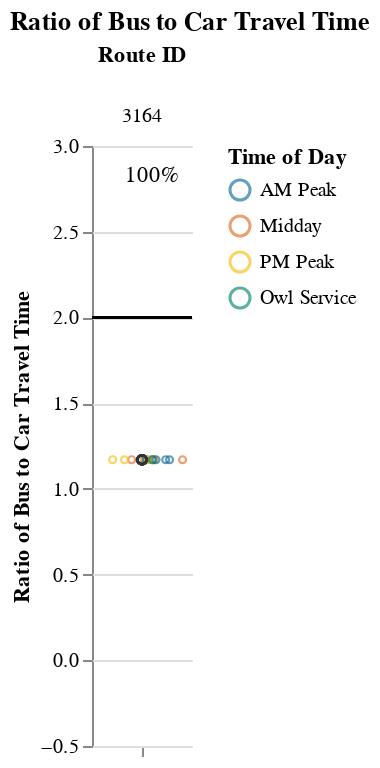
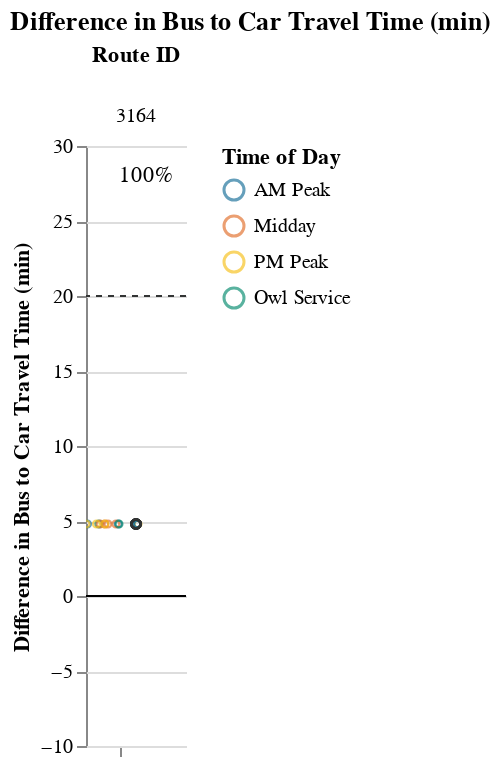

Notebook cell for these charts, in order:
### Markdown cell above
## Viable Competitive Routes
### Short Routes (< 1 hr)

### Code cell
# Allow for possibility that operator doesn't have routes that fall into certain route_groups
# But, jupyterbook will not like markdown with f-string
# separate out route_group and put in each cell, and use try/except + if to display...
# but all 3 route groups must be displayed. just add sentence about why no routes were returned at the end
route_group = "short"
try:
    display_charts_for_route_group(df, route_group)
except:
    print("No routes meet this criteria.")

### Figure 1 — Vega-Lite specification as saved in the notebook (floating-point values rounded to 4 significant figures)
{"config": {"view": {"continuousWidth": 400, "continuousHeight": 300, "stroke": null}, "facet": {"spacing": 0}}, "data": {"name": "data-ae1a4fd25173056360074637636f8be4"}, "facet": {"column": {"field": "route_id", "sort": ["3164"], "title": "Route ID", "type": "nominal"}}, "spec": {"layer": [{"mark": "rule", "encoding": {"color": {"value": "black"}, "y": {"field": "cutoff", "type": "quantitative"}}, "selection": {"selector001": {"type": "interval", "bind": "scales", "encodings": ["x", "y"]}}}, {"mark": {"type": "point", "opacity": 0.65, "size": 12, "strokeWidth": 1.1}, "encoding": {"color": {"field": "time_of_day", "scale": {"range": ["#136C97", "#E16B26", "#F6BF16", "#00896B", "#7790A3", "#5B559C"]}, "sort": ["AM Peak", "Midday", "PM Peak", "Owl Service"], "title": "Time of Day", "type": "nominal"}, "tooltip": [{"field": "route_id", "type": "nominal"}, {"field": "route_name", "type": "nominal"}, {"field": "trip_id", "type": "nominal"}, {"field": "service_hours", "type": "quantitative"}, {"field": "car_duration_hours", "type": "quantitative"}, {"field": "bus_multiplier", "type": "quantitative"}, {"field": "bus_difference", "type": "quantitative"}, {"field": "num_trips", "type": "quantitative"}, {"field": "num_competitive", "type": "quantitative"}, {"field": "pct_trips_competitive", "type": "quantitative"}, {"field": "p25", "type": "quantitative"}, {"field": "p50", "type": "quantitative"}, {"field": "p75", "type": "quantitative"}], "x": {"axis": {"grid": false, "labels": false, "ticks": true, "values": [0]}, "field": "jitter", "scale": {}, "title": null, "type": "quantitative"}, "y": {"field": "bus_multiplier", "scale": {"domain": [-0.25, 3.0]}, "title": "Ratio of Bus to Car Travel Time", "type": "quantitative"}}, "transform": [{"calculate": "sqrt(-2*log(random()))*cos(2*PI*random())", "as": "jitter"}], "width": 50}, {"layer": [{"mark": {"type": "point", "opacity": 0.6, "size": 20, "strokeWidth": 1.3}, "encoding": {"color": {"value": "#323434"}, "y": {"field": "bus_multiplier", "type": "quantitative"}}, "transform": [{"filter": "(datum.p50_trip === 1)"}]}, {"mark": {"type": "text", "align": "center", "baseline": "middle"}, "encoding": {"color": {"value": "black"}, "text": {"field": "pct_trips_competitive", "format": ".0%", "type": "quantitative"}, "tooltip": [{"field": "route_id", "type": "nominal"}, {"field": "route_name", "type": "nominal"}, {"field": "trip_id", "type": "nominal"}, {"field": "service_hours", "type": "quantitative"}, {"field": "car_duration_hours", "type": "quantitative"}, {"field": "bus_multiplier", "type": "quantitative"}, {"field": "bus_difference", "type": "quantitative"}, {"field": "num_trips", "type": "quantitative"}, {"field": "num_competitive", "type": "quantitative"}, {"field": "pct_trips_competitive", "type": "quantitative"}, {"field": "p25", "type": "quantitative"}, {"field": "p50", "type": "quantitative"}, {"field": "p75", "type": "quantitative"}], "x": {"value": 30}, "y": {"value": 15}}, "transform": [{"calculate": "sqrt(-2*log(random()))*cos(2*PI*random())", "as": "jitter"}, {"filter": "(datum.fastest_trip === 1)"}]}]}]}, "resolve": {"scale": {"y": "shared"}}, "title": "Ratio of Bus to Car Travel Time", "$schema": "https://vega.github.io/schema/vega-lite/v4.17.0.json", "datasets": {"data-ae1a4fd25173056360074637636f8be4": [{"calitp_itp_id": 45, "trip_key": 6318246185118805377, "trip_id": "402-1", "shape_id": "13903", "route_id": "3164", "service_hours": 0.55, "trip_first_departure_ts": 23400, "trip_last_arrival_ts": 25380, "departure_hour": 6, "time_of_day": "Owl Service", "p25": 0.55, "p50": 0.55, "p75": 0.55, "p50_trip": 1, "fastest_trip": 0, "car_duration_hours": 0.47, "competitive_route": 1, "bus_multiplier": 1.17, "bus_difference": 4.8, "num_trips": 15, "num_competitive": 15, "pct_trips_competitive": 1.0, "bus_difference_spread": 0.0, "route_group": "short", "max_trip_hrs": 0.55, "max_trip_route_group": 0.55, "below_cutoff": 15, "pct_below_cutoff": 1.0, "name": "City of Burbank", "caltrans_district": "07 - Los Angeles", "drmt_organization_name": null, "route_name": "Noho To Media", "cutoff2": 20, "cutoff": 2}, {"calitp_itp_id": 45, "trip_key": -7853289907812336092, "trip_id": "451-1", "shape_id": "13903", "route_id": "3164", "service_hours": 0.55, "trip_first_departure_ts": 54000, "trip_last_arrival_ts": 55980, "departure_hour": 15, "time_of_day": "Midday", "p25": 0.55, "p50": 0.55, "p75": 0.55, "p50_trip": 1, "fastest_trip": 0, "car_duration_hours": 0.47, "competitive_route": 1, "bus_multiplier": 1.17, "bus_difference": 4.8, "num_trips": 15, "num_competitive": 15, "pct_trips_competitive": 1.0, "bus_difference_spread": 0.0, "route_group": "short", "max_trip_hrs": 0.55, "max_trip_route_group": 0.55, "below_cutoff": 15, "pct_below_cutoff": 1.0, "name": "City of Burbank", "caltrans_district": "07 - Los Angeles", "drmt_organization_name": null, "route_name": "Noho To Media", "cutoff2": 20, "cutoff": 2}, {"calitp_itp_id": 45, "trip_key": 1689551807670669501, "trip_id": "401-2", "shape_id": "13903", "route_id": "3164", "service_hours": 0.55, "trip_first_departure_ts": 25200, "trip_last_arrival_ts": 27180, "departure_hour": 7, "time_of_day": "AM Peak", "p25": 0.55, "p50": 0.55, "p75": 0.55, "p50_trip": 1, "fastest_trip": 0, "car_duration_hours": 0.47, "competitive_route": 1, "bus_multiplier": 1.17, "bus_difference": 4.8, "num_trips": 15, "num_competitive": 15, "pct_trips_competitive": 1.0, "bus_difference_spread": 0.0, "route_group": "short", "max_trip_hrs": 0.55, "max_trip_route_group": 0.55, "below_cutoff": 15, "pct_below_cutoff": 1.0, "name": "City of Burbank", "caltrans_district": "07 - Los Angeles", "drmt_organization_name": null, "route_name": "Noho To Media", "cutoff2": 20, "cutoff": 2}, {"calitp_itp_id": 45, "trip_key": 9040775932521604768, "trip_id": "401-3", "shape_id": "13903", "route_id": "3164", "service_hours": 0.55, "trip_first_departure_ts": 28800, "trip_last_arrival_ts": 30780, "departure_hour": 8, "time_of_day": "AM Peak", "p25": 0.55, "p50": 0.55, "p75": 0.55, "p50_trip": 1, "fastest_trip": 0, "car_duration_hours": 0.47, "competitive_route": 1, "bus_multiplier": 1.17, "bus_difference": 4.8, "num_trips": 15, "num_competitive": 15, "pct_trips_competitive": 1.0, "bus_difference_spread": 0.0, "route_group": "short", "max_trip_hrs": 0.55, "max_trip_route_group": 0.55, "below_cutoff": 15, "pct_below_cutoff": 1.0, "name": "City of Burbank", "caltrans_district": "07 - Los Angeles", "drmt_organization_name": null, "route_name": "Noho To Media", "cutoff2": 20, "cutoff": 2}, {"calitp_itp_id": 45, "trip_key": 1360733760580777787, "trip_id": "451-4", "shape_id": "13903", "route_id": "3164", "service_hours": 0.55, "trip_first_departure_ts": 64800, "trip_last_arrival_ts": 66780, "departure_hour": 18, "time_of_day": "PM Peak", "p25": 0.55, "p50": 0.55, "p75": 0.55, "p50_trip": 1, "fastest_trip": 1, "car_duration_hours": 0.47, "competitive_route": 1, "bus_multiplier": 1.17, "bus_difference": 4.8, "num_trips": 15, "num_competitive": 15, "pct_trips_competitive": 1.0, "bus_difference_spread": 0.0, "route_group": "short", "max_trip_hrs": 0.55, "max_trip_route_group": 0.55, "below_cutoff": 15, "pct_below_cutoff": 1.0, "name": "City of Burbank", "caltrans_district": "07 - Los Angeles", "drmt_organization_name": null, "route_name": "Noho To Media", "cutoff2": 20, "cutoff": 2}, {"calitp_itp_id": 45, "trip_key": 3734137046075893755, "trip_id": "402-2", "shape_id": "13903", "route_id": "3164", "service_hours": 0.55, "trip_first_departure_ts": 27000, "trip_last_arrival_ts": 28980, "departure_hour": 7, "time_of_day": "AM Peak", "p25": 0.55, "p50": 0.55, "p75": 0.55, "p50_trip": 1, "fastest_trip": 0, "car_duration_hours": 0.47, "competitive_route": 1, "bus_multiplier": 1.17, "bus_difference": 4.8, "num_trips": 15, "num_competitive": 15, "pct_trips_competitive": 1.0, "bus_difference_spread": 0.0, "route_group": "short", "max_trip_hrs": 0.55, "max_trip_route_group": 0.55, "below_cutoff": 15, "pct_below_cutoff": 1.0, "name": "City of Burbank", "caltrans_district": "07 - Los Angeles", "drmt_organization_name": null, "route_name": "Noho To Media", "cutoff2": 20, "cutoff": 2}, {"calitp_itp_id": 45, "trip_key": 5277074698108374086, "trip_id": "452-3", "shape_id": "13903", "route_id": "3164", "service_hours": 0.55, "trip_first_departure_ts": 63000, "trip_last_arrival_ts": 64980, "departure_hour": 17, "time_of_day": "PM Peak", "p25": 0.55, "p50": 0.55, "p75": 0.55, "p50_trip": 1, "fastest_trip": 0, "car_duration_hours": 0.47, "competitive_route": 1, "bus_multiplier": 1.17, "bus_difference": 4.8, "num_trips": 15, "num_competitive": 15, "pct_trips_competitive": 1.0, "bus_difference_spread": 0.0, "route_group": "short", "max_trip_hrs": 0.55, "max_trip_route_group": 0.55, "below_cutoff": 15, "pct_below_cutoff": 1.0, "name": "City of Burbank", "caltrans_district": "07 - Los Angeles", "drmt_organization_name": null, "route_name": "Noho To Media", "cutoff2": 20, "cutoff": 2}, {"calitp_itp_id": 45, "trip_key": 786329574861499582, "trip_id": "451-2", "shape_id": "13903", "route_id": "3164", "service_hours": 0.55, "trip_first_departure_ts": 57600, "trip_last_arrival_ts": 59580, "departure_hour": 16, "time_of_day": "Midday", "p25": 0.55, "p50": 0.55, "p75": 0.55, "p50_trip": 1, "fastest_trip": 0, "car_duration_hours": 0.47, "competitive_route": 1, "bus_multiplier": 1.17, "bus_difference": 4.8, "num_trips": 15, "num_competitive": 15, "pct_trips_competitive": 1.0, "bus_difference_spread": 0.0, "route_group": "short", "max_trip_hrs": 0.55, "max_trip_route_group": 0.55, "below_cutoff": 15, "pct_below_cutoff": 1.0, "name": "City of Burbank", "caltrans_district": "07 - Los Angeles", "drmt_organization_name": null, "route_name": "Noho To Media", "cutoff2": 20, "cutoff": 2}, {"calitp_itp_id": 45, "trip_key": 4450778079017283900, "trip_id": "401-4", "shape_id": "13903", "route_id": "3164", "service_hours": 0.55, "trip_first_departure_ts": 32400, "trip_last_arrival_ts": 34380, "departure_hour": 9, "time_of_day": "AM Peak", "p25": 0.55, "p50": 0.55, "p75": 0.55, "p50_trip": 1, "fastest_trip": 0, "car_duration_hours": 0.47, "competitive_route": 1, "bus_multiplier": 1.17, "bus_difference": 4.8, "num_trips": 15, "num_competitive": 15, "pct_trips_competitive": 1.0, "bus_difference_spread": 0.0, "route_group": "short", "max_trip_hrs": 0.55, "max_trip_route_group": 0.55, "below_cutoff": 15, "pct_below_cutoff": 1.0, "name": "City of Burbank", "caltrans_district": "07 - Los Angeles", "drmt_organization_name": null, "route_name": "Noho To Media", "cutoff2": 20, "cutoff": 2}, {"calitp_itp_id": 45, "trip_key": -3193598419664960209, "trip_id": "452-2", "shape_id": "13903", "route_id": "3164", "service_hours": 0.55, "trip_first_departure_ts": 59400, "trip_last_arrival_ts": 61380, "departure_hour": 16, "time_of_day": "Midday", "p25": 0.55, "p50": 0.55, "p75": 0.55, "p50_trip": 1, "fastest_trip": 0, "car_duration_hours": 0.47, "competitive_route": 1, "bus_multiplier": 1.17, "bus_difference": 4.8, "num_trips": 15, "num_competitive": 15, "pct_trips_competitive": 1.0, "bus_difference_spread": 0.0, "route_group": "short", "max_trip_hrs": 0.55, "max_trip_route_group": 0.55, "below_cutoff": 15, "pct_below_cutoff": 1.0, "name": "City of Burbank", "caltrans_district": "07 - Los Angeles", "drmt_organization_name": null, "route_name": "Noho To Media", "cutoff2": 20, "cutoff": 2}, {"calitp_itp_id": 45, "trip_key": 5366624671865977670, "trip_id": "451-3", "shape_id": "13903", "route_id": "3164", "service_hours": 0.55, "trip_first_departure_ts": 61200, "trip_last_arrival_ts": 63180, "departure_hour": 17, "time_of_day": "PM Peak", "p25": 0.55, "p50": 0.55, "p75": 0.55, "p50_trip": 1, "fastest_trip": 0, "car_duration_hours": 0.47, "competitive_route": 1, "bus_multiplier": 1.17, "bus_difference": 4.8, "num_trips": 15, "num_competitive": 15, "pct_trips_competitive": 1.0, "bus_difference_spread": 0.0, "route_group": "short", "max_trip_hrs": 0.55, "max_trip_route_group": 0.55, "below_cutoff": 15, "pct_below_cutoff": 1.0, "name": "City of Burbank", "caltrans_district": "07 - Los Angeles", "drmt_organization_name": null, "route_name": "Noho To Media", "cutoff2": 20, "cutoff": 2}, {"calitp_itp_id": 45, "trip_key": -6560600716166031315, "trip_id": "452-4", "shape_id": "13903", "route_id": "3164", "service_hours": 0.55, "trip_first_departure_ts": 66600, "trip_last_arrival_ts": 68580, "departure_hour": 18, "time_of_day": "PM Peak", "p25": 0.55, "p50": 0.55, "p75": 0.55, "p50_trip": 1, "fastest_trip": 0, "car_duration_hours": 0.47, "competitive_route": 1, "bus_multiplier": 1.17, "bus_difference": 4.8, "num_trips": 15, "num_competitive": 15, "pct_trips_competitive": 1.0, "bus_difference_spread": 0.0, "route_group": "short", "max_trip_hrs": 0.55, "max_trip_route_group": 0.55, "below_cutoff": 15, "pct_below_cutoff": 1.0, "name": "City of Burbank", "caltrans_district": "07 - Los Angeles", "drmt_organization_name": null, "route_name": "Noho To Media", "cutoff2": 20, "cutoff": 2}, {"calitp_itp_id": 45, "trip_key": 2467992296948917337, "trip_id": "452-1", "shape_id": "13903", "route_id": "3164", "service_hours": 0.55, "trip_first_departure_ts": 55800, "trip_last_arrival_ts": 57780, "departure_hour": 15, "time_of_day": "Midday", "p25": 0.55, "p50": 0.55, "p75": 0.55, "p50_trip": 1, "fastest_trip": 0, "car_duration_hours": 0.47, "competitive_route": 1, "bus_multiplier": 1.17, "bus_difference": 4.8, "num_trips": 15, "num_competitive": 15, "pct_trips_competitive": 1.0, "bus_difference_spread": 0.0, "route_group": "short", "max_trip_hrs": 0.55, "max_trip_route_group": 0.55, "below_cutoff": 15, "pct_below_cutoff": 1.0, "name": "City of Burbank", "caltrans_district": "07 - Los Angeles", "drmt_organization_name": null, "route_name": "Noho To Media", "cutoff2": 20, "cutoff": 2}, {"calitp_itp_id": 45, "trip_key": 8839944477616273896, "trip_id": "402-3", "shape_id": "13903", "route_id": "3164", "service_hours": 0.55, "trip_first_departure_ts": 30600, "trip_last_arrival_ts": 32580, "departure_hour": 8, "time_of_day": "AM Peak", "p25": 0.55, "p50": 0.55, "p75": 0.55, "p50_trip": 1, "fastest_trip": 0, "car_duration_hours": 0.47, "competitive_route": 1, "bus_multiplier": 1.17, "bus_difference": 4.8, "num_trips": 15, "num_competitive": 15, "pct_trips_competitive": 1.0, "bus_difference_spread": 0.0, "route_group": "short", "max_trip_hrs": 0.55, "max_trip_route_group": 0.55, "below_cutoff": 15, "pct_below_cutoff": 1.0, "name": "City of Burbank", "caltrans_district": "07 - Los Angeles", "drmt_organization_name": null, "route_name": "Noho To Media", "cutoff2": 20, "cutoff": 2}, {"calitp_itp_id": 45, "trip_key": -108266460062539705, "trip_id": "401-1", "shape_id": "13903", "route_id": "3164", "service_hours": 0.55, "trip_first_departure_ts": 21600, "trip_last_arrival_ts": 23580, "departure_hour": 6, "time_of_day": "Owl Service", "p25": 0.55, "p50": 0.55, "p75": 0.55, "p50_trip": 1, "fastest_trip": 0, "car_duration_hours": 0.47, "competitive_route": 1, "bus_multiplier": 1.17, "bus_difference": 4.8, "num_trips": 15, "num_competitive": 15, "pct_trips_competitive": 1.0, "bus_difference_spread": 0.0, "route_group": "short", "max_trip_hrs": 0.55, "max_trip_route_group": 0.55, "below_cutoff": 15, "pct_below_cutoff": 1.0, "name": "City of Burbank", "caltrans_district": "07 - Los Angeles", "drmt_organization_name": null, "route_name": "Noho To Media", "cutoff2": 20, "cutoff": 2}]}}

### Figure 2 — Vega-Lite specification as saved in the notebook (floating-point values rounded to 4 significant figures)
{"config": {"view": {"continuousWidth": 400, "continuousHeight": 300, "stroke": null}, "facet": {"spacing": 0}}, "data": {"name": "data-aaddea0473b1795cef0852033ebec4d6"}, "facet": {"column": {"field": "route_id", "sort": ["3164"], "title": "Route ID", "type": "nominal"}}, "spec": {"layer": [{"mark": "rule", "encoding": {"color": {"value": "black"}, "y": {"field": "cutoff", "type": "quantitative"}}, "selection": {"selector002": {"type": "interval", "bind": "scales", "encodings": ["x", "y"]}}}, {"mark": {"type": "rule", "strokeDash": [3, 3]}, "encoding": {"color": {"value": "#323434"}, "y": {"field": "cutoff2", "type": "quantitative"}}}, {"mark": {"type": "point", "opacity": 0.65, "size": 12, "strokeWidth": 1.1}, "encoding": {"color": {"field": "time_of_day", "scale": {"range": ["#136C97", "#E16B26", "#F6BF16", "#00896B", "#7790A3", "#5B559C"]}, "sort": ["AM Peak", "Midday", "PM Peak", "Owl Service"], "title": "Time of Day", "type": "nominal"}, "tooltip": [{"field": "route_id", "type": "nominal"}, {"field": "route_name", "type": "nominal"}, {"field": "trip_id", "type": "nominal"}, {"field": "service_hours", "type": "quantitative"}, {"field": "car_duration_hours", "type": "quantitative"}, {"field": "bus_multiplier", "type": "quantitative"}, {"field": "bus_difference", "type": "quantitative"}, {"field": "num_trips", "type": "quantitative"}, {"field": "num_competitive", "type": "quantitative"}, {"field": "pct_trips_competitive", "type": "quantitative"}, {"field": "p25", "type": "quantitative"}, {"field": "p50", "type": "quantitative"}, {"field": "p75", "type": "quantitative"}], "x": {"axis": {"grid": false, "labels": false, "ticks": true, "values": [0]}, "field": "jitter", "scale": {}, "title": null, "type": "quantitative"}, "y": {"field": "bus_difference", "scale": {"domain": [-5, 25.0]}, "title": "Difference in Bus to Car Travel Time (min)", "type": "quantitative"}}, "transform": [{"calculate": "sqrt(-2*log(random()))*cos(2*PI*random())", "as": "jitter"}], "width": 50}, {"layer": [{"mark": {"type": "point", "opacity": 0.6, "size": 20, "strokeWidth": 1.3}, "encoding": {"color": {"value": "#323434"}, "y": {"field": "bus_difference", "type": "quantitative"}}, "transform": [{"filter": "(datum.p50_trip === 1)"}]}, {"mark": {"type": "text", "align": "center", "baseline": "middle"}, "encoding": {"color": {"value": "black"}, "text": {"field": "pct_trips_competitive", "format": ".0%", "type": "quantitative"}, "tooltip": [{"field": "route_id", "type": "nominal"}, {"field": "route_name", "type": "nominal"}, {"field": "trip_id", "type": "nominal"}, {"field": "service_hours", "type": "quantitative"}, {"field": "car_duration_hours", "type": "quantitative"}, {"field": "bus_multiplier", "type": "quantitative"}, {"field": "bus_difference", "type": "quantitative"}, {"field": "num_trips", "type": "quantitative"}, {"field": "num_competitive", "type": "quantitative"}, {"field": "pct_trips_competitive", "type": "quantitative"}, {"field": "p25", "type": "quantitative"}, {"field": "p50", "type": "quantitative"}, {"field": "p75", "type": "quantitative"}], "x": {"value": 30}, "y": {"value": 15}}, "transform": [{"calculate": "sqrt(-2*log(random()))*cos(2*PI*random())", "as": "jitter"}, {"filter": "(datum.fastest_trip === 1)"}]}]}]}, "resolve": {"scale": {"y": "shared"}}, "title": "Difference in Bus to Car Travel Time (min)", "$schema": "https://vega.github.io/schema/vega-lite/v4.17.0.json", "datasets": {"data-aaddea0473b1795cef0852033ebec4d6": [{"calitp_itp_id": 45, "trip_key": 6318246185118805377, "trip_id": "402-1", "shape_id": "13903", "route_id": "3164", "service_hours": 0.55, "trip_first_departure_ts": 23400, "trip_last_arrival_ts": 25380, "departure_hour": 6, "time_of_day": "Owl Service", "p25": 0.55, "p50": 0.55, "p75": 0.55, "p50_trip": 1, "fastest_trip": 0, "car_duration_hours": 0.47, "competitive_route": 1, "bus_multiplier": 1.17, "bus_difference": 4.8, "num_trips": 15, "num_competitive": 15, "pct_trips_competitive": 1.0, "bus_difference_spread": 0.0, "route_group": "short", "max_trip_hrs": 0.55, "max_trip_route_group": 0.55, "below_cutoff": 15, "pct_below_cutoff": 1.0, "name": "City of Burbank", "caltrans_district": "07 - Los Angeles", "drmt_organization_name": null, "route_name": "Noho To Media", "cutoff2": 20, "cutoff": 0}, {"calitp_itp_id": 45, "trip_key": -7853289907812336092, "trip_id": "451-1", "shape_id": "13903", "route_id": "3164", "service_hours": 0.55, "trip_first_departure_ts": 54000, "trip_last_arrival_ts": 55980, "departure_hour": 15, "time_of_day": "Midday", "p25": 0.55, "p50": 0.55, "p75": 0.55, "p50_trip": 1, "fastest_trip": 0, "car_duration_hours": 0.47, "competitive_route": 1, "bus_multiplier": 1.17, "bus_difference": 4.8, "num_trips": 15, "num_competitive": 15, "pct_trips_competitive": 1.0, "bus_difference_spread": 0.0, "route_group": "short", "max_trip_hrs": 0.55, "max_trip_route_group": 0.55, "below_cutoff": 15, "pct_below_cutoff": 1.0, "name": "City of Burbank", "caltrans_district": "07 - Los Angeles", "drmt_organization_name": null, "route_name": "Noho To Media", "cutoff2": 20, "cutoff": 0}, {"calitp_itp_id": 45, "trip_key": 1689551807670669501, "trip_id": "401-2", "shape_id": "13903", "route_id": "3164", "service_hours": 0.55, "trip_first_departure_ts": 25200, "trip_last_arrival_ts": 27180, "departure_hour": 7, "time_of_day": "AM Peak", "p25": 0.55, "p50": 0.55, "p75": 0.55, "p50_trip": 1, "fastest_trip": 0, "car_duration_hours": 0.47, "competitive_route": 1, "bus_multiplier": 1.17, "bus_difference": 4.8, "num_trips": 15, "num_competitive": 15, "pct_trips_competitive": 1.0, "bus_difference_spread": 0.0, "route_group": "short", "max_trip_hrs": 0.55, "max_trip_route_group": 0.55, "below_cutoff": 15, "pct_below_cutoff": 1.0, "name": "City of Burbank", "caltrans_district": "07 - Los Angeles", "drmt_organization_name": null, "route_name": "Noho To Media", "cutoff2": 20, "cutoff": 0}, {"calitp_itp_id": 45, "trip_key": 9040775932521604768, "trip_id": "401-3", "shape_id": "13903", "route_id": "3164", "service_hours": 0.55, "trip_first_departure_ts": 28800, "trip_last_arrival_ts": 30780, "departure_hour": 8, "time_of_day": "AM Peak", "p25": 0.55, "p50": 0.55, "p75": 0.55, "p50_trip": 1, "fastest_trip": 0, "car_duration_hours": 0.47, "competitive_route": 1, "bus_multiplier": 1.17, "bus_difference": 4.8, "num_trips": 15, "num_competitive": 15, "pct_trips_competitive": 1.0, "bus_difference_spread": 0.0, "route_group": "short", "max_trip_hrs": 0.55, "max_trip_route_group": 0.55, "below_cutoff": 15, "pct_below_cutoff": 1.0, "name": "City of Burbank", "caltrans_district": "07 - Los Angeles", "drmt_organization_name": null, "route_name": "Noho To Media", "cutoff2": 20, "cutoff": 0}, {"calitp_itp_id": 45, "trip_key": 1360733760580777787, "trip_id": "451-4", "shape_id": "13903", "route_id": "3164", "service_hours": 0.55, "trip_first_departure_ts": 64800, "trip_last_arrival_ts": 66780, "departure_hour": 18, "time_of_day": "PM Peak", "p25": 0.55, "p50": 0.55, "p75": 0.55, "p50_trip": 1, "fastest_trip": 1, "car_duration_hours": 0.47, "competitive_route": 1, "bus_multiplier": 1.17, "bus_difference": 4.8, "num_trips": 15, "num_competitive": 15, "pct_trips_competitive": 1.0, "bus_difference_spread": 0.0, "route_group": "short", "max_trip_hrs": 0.55, "max_trip_route_group": 0.55, "below_cutoff": 15, "pct_below_cutoff": 1.0, "name": "City of Burbank", "caltrans_district": "07 - Los Angeles", "drmt_organization_name": null, "route_name": "Noho To Media", "cutoff2": 20, "cutoff": 0}, {"calitp_itp_id": 45, "trip_key": 3734137046075893755, "trip_id": "402-2", "shape_id": "13903", "route_id": "3164", "service_hours": 0.55, "trip_first_departure_ts": 27000, "trip_last_arrival_ts": 28980, "departure_hour": 7, "time_of_day": "AM Peak", "p25": 0.55, "p50": 0.55, "p75": 0.55, "p50_trip": 1, "fastest_trip": 0, "car_duration_hours": 0.47, "competitive_route": 1, "bus_multiplier": 1.17, "bus_difference": 4.8, "num_trips": 15, "num_competitive": 15, "pct_trips_competitive": 1.0, "bus_difference_spread": 0.0, "route_group": "short", "max_trip_hrs": 0.55, "max_trip_route_group": 0.55, "below_cutoff": 15, "pct_below_cutoff": 1.0, "name": "City of Burbank", "caltrans_district": "07 - Los Angeles", "drmt_organization_name": null, "route_name": "Noho To Media", "cutoff2": 20, "cutoff": 0}, {"calitp_itp_id": 45, "trip_key": 5277074698108374086, "trip_id": "452-3", "shape_id": "13903", "route_id": "3164", "service_hours": 0.55, "trip_first_departure_ts": 63000, "trip_last_arrival_ts": 64980, "departure_hour": 17, "time_of_day": "PM Peak", "p25": 0.55, "p50": 0.55, "p75": 0.55, "p50_trip": 1, "fastest_trip": 0, "car_duration_hours": 0.47, "competitive_route": 1, "bus_multiplier": 1.17, "bus_difference": 4.8, "num_trips": 15, "num_competitive": 15, "pct_trips_competitive": 1.0, "bus_difference_spread": 0.0, "route_group": "short", "max_trip_hrs": 0.55, "max_trip_route_group": 0.55, "below_cutoff": 15, "pct_below_cutoff": 1.0, "name": "City of Burbank", "caltrans_district": "07 - Los Angeles", "drmt_organization_name": null, "route_name": "Noho To Media", "cutoff2": 20, "cutoff": 0}, {"calitp_itp_id": 45, "trip_key": 786329574861499582, "trip_id": "451-2", "shape_id": "13903", "route_id": "3164", "service_hours": 0.55, "trip_first_departure_ts": 57600, "trip_last_arrival_ts": 59580, "departure_hour": 16, "time_of_day": "Midday", "p25": 0.55, "p50": 0.55, "p75": 0.55, "p50_trip": 1, "fastest_trip": 0, "car_duration_hours": 0.47, "competitive_route": 1, "bus_multiplier": 1.17, "bus_difference": 4.8, "num_trips": 15, "num_competitive": 15, "pct_trips_competitive": 1.0, "bus_difference_spread": 0.0, "route_group": "short", "max_trip_hrs": 0.55, "max_trip_route_group": 0.55, "below_cutoff": 15, "pct_below_cutoff": 1.0, "name": "City of Burbank", "caltrans_district": "07 - Los Angeles", "drmt_organization_name": null, "route_name": "Noho To Media", "cutoff2": 20, "cutoff": 0}, {"calitp_itp_id": 45, "trip_key": 4450778079017283900, "trip_id": "401-4", "shape_id": "13903", "route_id": "3164", "service_hours": 0.55, "trip_first_departure_ts": 32400, "trip_last_arrival_ts": 34380, "departure_hour": 9, "time_of_day": "AM Peak", "p25": 0.55, "p50": 0.55, "p75": 0.55, "p50_trip": 1, "fastest_trip": 0, "car_duration_hours": 0.47, "competitive_route": 1, "bus_multiplier": 1.17, "bus_difference": 4.8, "num_trips": 15, "num_competitive": 15, "pct_trips_competitive": 1.0, "bus_difference_spread": 0.0, "route_group": "short", "max_trip_hrs": 0.55, "max_trip_route_group": 0.55, "below_cutoff": 15, "pct_below_cutoff": 1.0, "name": "City of Burbank", "caltrans_district": "07 - Los Angeles", "drmt_organization_name": null, "route_name": "Noho To Media", "cutoff2": 20, "cutoff": 0}, {"calitp_itp_id": 45, "trip_key": -3193598419664960209, "trip_id": "452-2", "shape_id": "13903", "route_id": "3164", "service_hours": 0.55, "trip_first_departure_ts": 59400, "trip_last_arrival_ts": 61380, "departure_hour": 16, "time_of_day": "Midday", "p25": 0.55, "p50": 0.55, "p75": 0.55, "p50_trip": 1, "fastest_trip": 0, "car_duration_hours": 0.47, "competitive_route": 1, "bus_multiplier": 1.17, "bus_difference": 4.8, "num_trips": 15, "num_competitive": 15, "pct_trips_competitive": 1.0, "bus_difference_spread": 0.0, "route_group": "short", "max_trip_hrs": 0.55, "max_trip_route_group": 0.55, "below_cutoff": 15, "pct_below_cutoff": 1.0, "name": "City of Burbank", "caltrans_district": "07 - Los Angeles", "drmt_organization_name": null, "route_name": "Noho To Media", "cutoff2": 20, "cutoff": 0}, {"calitp_itp_id": 45, "trip_key": 5366624671865977670, "trip_id": "451-3", "shape_id": "13903", "route_id": "3164", "service_hours": 0.55, "trip_first_departure_ts": 61200, "trip_last_arrival_ts": 63180, "departure_hour": 17, "time_of_day": "PM Peak", "p25": 0.55, "p50": 0.55, "p75": 0.55, "p50_trip": 1, "fastest_trip": 0, "car_duration_hours": 0.47, "competitive_route": 1, "bus_multiplier": 1.17, "bus_difference": 4.8, "num_trips": 15, "num_competitive": 15, "pct_trips_competitive": 1.0, "bus_difference_spread": 0.0, "route_group": "short", "max_trip_hrs": 0.55, "max_trip_route_group": 0.55, "below_cutoff": 15, "pct_below_cutoff": 1.0, "name": "City of Burbank", "caltrans_district": "07 - Los Angeles", "drmt_organization_name": null, "route_name": "Noho To Media", "cutoff2": 20, "cutoff": 0}, {"calitp_itp_id": 45, "trip_key": -6560600716166031315, "trip_id": "452-4", "shape_id": "13903", "route_id": "3164", "service_hours": 0.55, "trip_first_departure_ts": 66600, "trip_last_arrival_ts": 68580, "departure_hour": 18, "time_of_day": "PM Peak", "p25": 0.55, "p50": 0.55, "p75": 0.55, "p50_trip": 1, "fastest_trip": 0, "car_duration_hours": 0.47, "competitive_route": 1, "bus_multiplier": 1.17, "bus_difference": 4.8, "num_trips": 15, "num_competitive": 15, "pct_trips_competitive": 1.0, "bus_difference_spread": 0.0, "route_group": "short", "max_trip_hrs": 0.55, "max_trip_route_group": 0.55, "below_cutoff": 15, "pct_below_cutoff": 1.0, "name": "City of Burbank", "caltrans_district": "07 - Los Angeles", "drmt_organization_name": null, "route_name": "Noho To Media", "cutoff2": 20, "cutoff": 0}, {"calitp_itp_id": 45, "trip_key": 2467992296948917337, "trip_id": "452-1", "shape_id": "13903", "route_id": "3164", "service_hours": 0.55, "trip_first_departure_ts": 55800, "trip_last_arrival_ts": 57780, "departure_hour": 15, "time_of_day": "Midday", "p25": 0.55, "p50": 0.55, "p75": 0.55, "p50_trip": 1, "fastest_trip": 0, "car_duration_hours": 0.47, "competitive_route": 1, "bus_multiplier": 1.17, "bus_difference": 4.8, "num_trips": 15, "num_competitive": 15, "pct_trips_competitive": 1.0, "bus_difference_spread": 0.0, "route_group": "short", "max_trip_hrs": 0.55, "max_trip_route_group": 0.55, "below_cutoff": 15, "pct_below_cutoff": 1.0, "name": "City of Burbank", "caltrans_district": "07 - Los Angeles", "drmt_organization_name": null, "route_name": "Noho To Media", "cutoff2": 20, "cutoff": 0}, {"calitp_itp_id": 45, "trip_key": 8839944477616273896, "trip_id": "402-3", "shape_id": "13903", "route_id": "3164", "service_hours": 0.55, "trip_first_departure_ts": 30600, "trip_last_arrival_ts": 32580, "departure_hour": 8, "time_of_day": "AM Peak", "p25": 0.55, "p50": 0.55, "p75": 0.55, "p50_trip": 1, "fastest_trip": 0, "car_duration_hours": 0.47, "competitive_route": 1, "bus_multiplier": 1.17, "bus_difference": 4.8, "num_trips": 15, "num_competitive": 15, "pct_trips_competitive": 1.0, "bus_difference_spread": 0.0, "route_group": "short", "max_trip_hrs": 0.55, "max_trip_route_group": 0.55, "below_cutoff": 15, "pct_below_cutoff": 1.0, "name": "City of Burbank", "caltrans_district": "07 - Los Angeles", "drmt_organization_name": null, "route_name": "Noho To Media", "cutoff2": 20, "cutoff": 0}, {"calitp_itp_id": 45, "trip_key": -108266460062539705, "trip_id": "401-1", "shape_id": "13903", "route_id": "3164", "service_hours": 0.55, "trip_first_departure_ts": 21600, "trip_last_arrival_ts": 23580, "departure_hour": 6, "time_of_day": "Owl Service", "p25": 0.55, "p50": 0.55, "p75": 0.55, "p50_trip": 1, "fastest_trip": 0, "car_duration_hours": 0.47, "competitive_route": 1, "bus_multiplier": 1.17, "bus_difference": 4.8, "num_trips": 15, "num_competitive": 15, "pct_trips_competitive": 1.0, "bus_difference_spread": 0.0, "route_group": "short", "max_trip_hrs": 0.55, "max_trip_route_group": 0.55, "below_cutoff": 15, "pct_below_cutoff": 1.0, "name": "City of Burbank", "caltrans_district": "07 - Los Angeles", "drmt_organization_name": null, "route_name": "Noho To Media", "cutoff2": 20, "cutoff": 0}]}}
